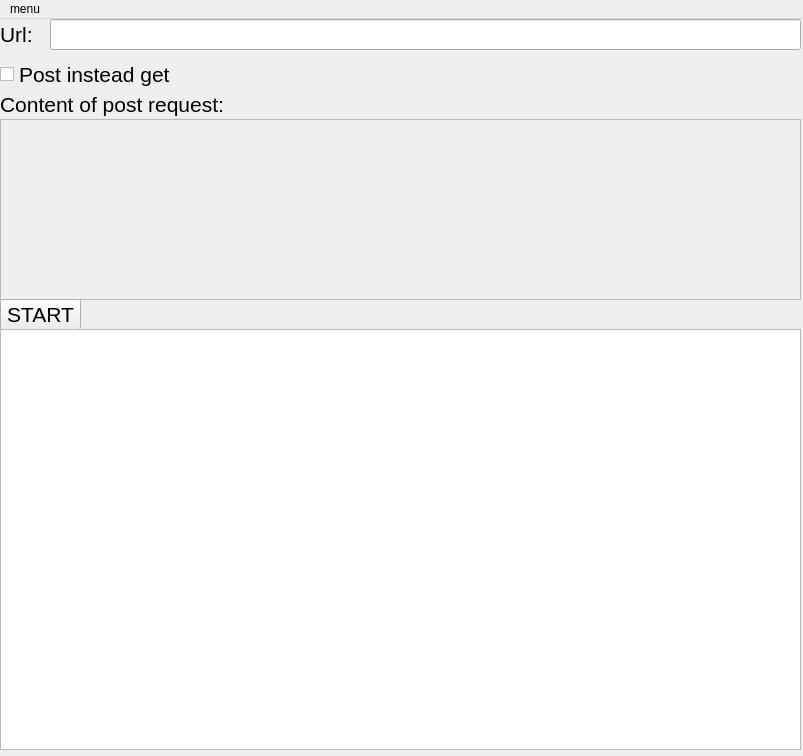
<?xml version="1.0" encoding="UTF-8"?>
<ui version="4.0">
 <class>MainWindow</class>
 <widget class="QMainWindow" name="MainWindow">
  <property name="geometry">
   <rect>
    <x>0</x>
    <y>0</y>
    <width>803</width>
    <height>756</height>
   </rect>
  </property>
  <property name="windowTitle">
   <string>UniversalBot</string>
  </property>
  <widget class="QWidget" name="centralWidget">
   <widget class="QLineEdit" name="textEditUrl">
    <property name="geometry">
     <rect>
      <x>50</x>
      <y>0</y>
      <width>751</width>
      <height>31</height>
     </rect>
    </property>
    <property name="font">
     <font>
      <pointsize>16</pointsize>
     </font>
    </property>
   </widget>
   <widget class="QLabel" name="labelUrl">
    <property name="geometry">
     <rect>
      <x>0</x>
      <y>0</y>
      <width>41</width>
      <height>31</height>
     </rect>
    </property>
    <property name="font">
     <font>
      <pointsize>16</pointsize>
     </font>
    </property>
    <property name="text">
     <string>Url:</string>
    </property>
   </widget>
   <widget class="QCheckBox" name="checkBoxGetPost">
    <property name="geometry">
     <rect>
      <x>0</x>
      <y>40</y>
      <width>181</width>
      <height>31</height>
     </rect>
    </property>
    <property name="font">
     <font>
      <pointsize>16</pointsize>
     </font>
    </property>
    <property name="text">
     <string>Post instead get</string>
    </property>
   </widget>
   <widget class="QLabel" name="labelPostContent">
    <property name="geometry">
     <rect>
      <x>0</x>
      <y>70</y>
      <width>231</width>
      <height>31</height>
     </rect>
    </property>
    <property name="font">
     <font>
      <pointsize>16</pointsize>
     </font>
    </property>
    <property name="text">
     <string>Content of post request:</string>
    </property>
   </widget>
   <widget class="QTextEdit" name="textEditContentPost">
    <property name="enabled">
     <bool>false</bool>
    </property>
    <property name="geometry">
     <rect>
      <x>0</x>
      <y>100</y>
      <width>801</width>
      <height>181</height>
     </rect>
    </property>
    <property name="font">
     <font>
      <pointsize>16</pointsize>
     </font>
    </property>
   </widget>
   <widget class="QPushButton" name="pushButtonStart">
    <property name="geometry">
     <rect>
      <x>0</x>
      <y>280</y>
      <width>81</width>
      <height>31</height>
     </rect>
    </property>
    <property name="font">
     <font>
      <pointsize>16</pointsize>
     </font>
    </property>
    <property name="text">
     <string>START</string>
    </property>
   </widget>
   <widget class="QTextBrowser" name="textBrowserLogs">
    <property name="geometry">
     <rect>
      <x>0</x>
      <y>310</y>
      <width>801</width>
      <height>421</height>
     </rect>
    </property>
    <property name="font">
     <font>
      <pointsize>16</pointsize>
     </font>
    </property>
   </widget>
  </widget>
  <widget class="QMenuBar" name="menuBar">
   <property name="geometry">
    <rect>
     <x>0</x>
     <y>0</y>
     <width>803</width>
     <height>21</height>
    </rect>
   </property>
   <widget class="QMenu" name="menumenu">
    <property name="title">
     <string>menu</string>
    </property>
    <addaction name="actionAbout"/>
   </widget>
   <addaction name="menumenu"/>
  </widget>
  <action name="actionAbout">
   <property name="text">
    <string>About</string>
   </property>
  </action>
 </widget>
 <layoutdefault spacing="6" margin="11"/>
 <resources/>
 <connections/>
</ui>
